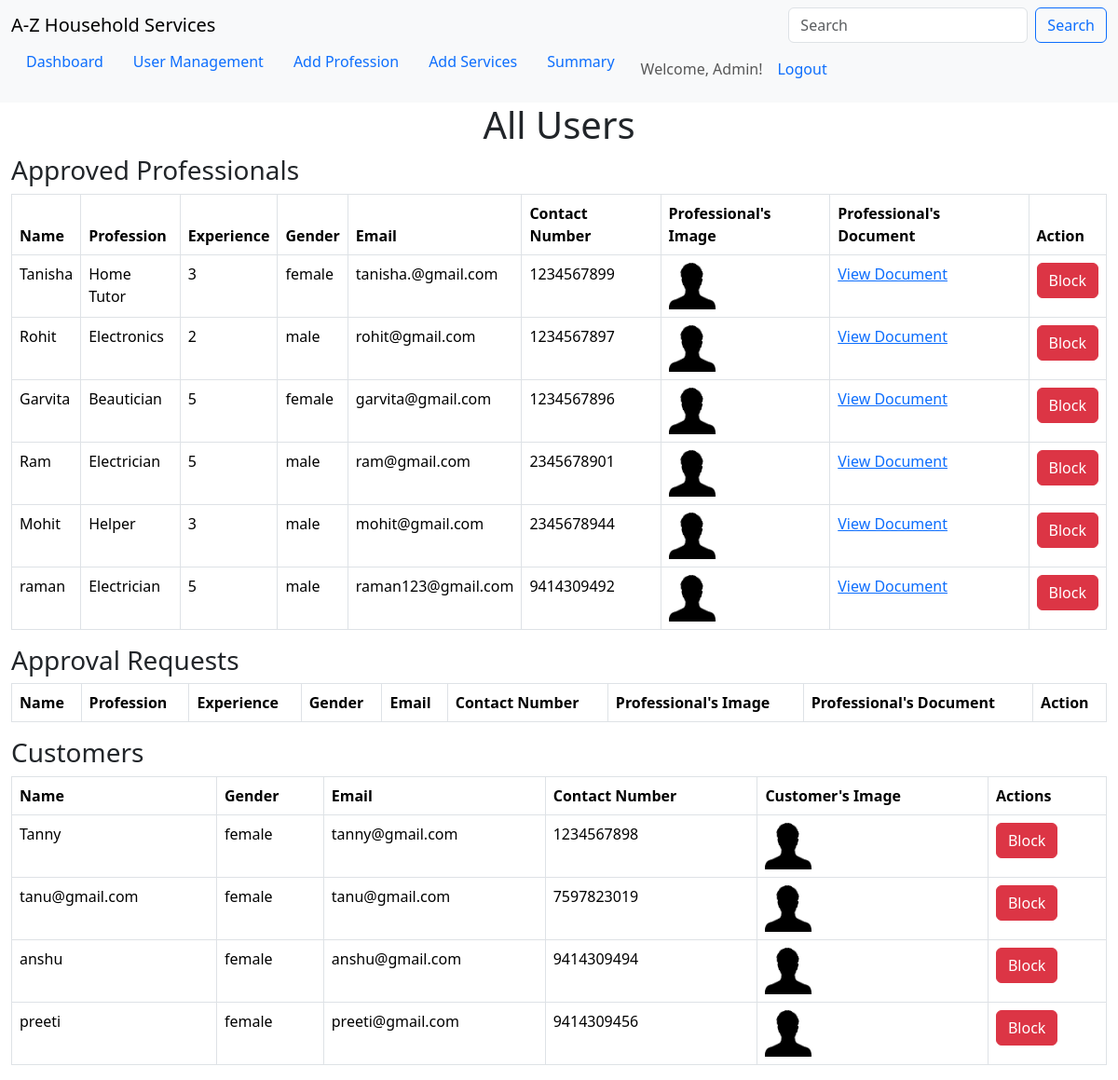
/view_users (signed in), run on the app's committed database.
### application/models.py (models this page shows, shortened)
class User(db.Model):
    id = db.Column(db.Integer, primary_key=True, autoincrement=True)
    name = db.Column(db.String(50))
    gender = db.Column(db.String(10))
    contact_no = db.Column(db.Integer, unique=True)
    address = db.Column(db.String(255))
    pincode = db.Column(db.Integer)
    email = db.Column(db.String(50), unique=True, nullable=False)
    password = db.Column(db.String(12), nullable=False)
    pfp_url = db.Column(db.String(100))
    is_blocked = db.Column(db.Boolean, default=False)
    roles = db.relationship('Role', secondary='user_role', backref=db.backref('user', lazy='select'))

### application/routes.py (the view)
@app.route('/view_users', methods=['GET'])
def view_users():
    if session.get('role', None) == 'admin':
        users = User.query.all()
        approved_professionals = []
        unapproved_professionals = []
        customer = []
        for user in users:
            if user.roles[0].role == 'customer':
                customer.append(user)
            elif user.roles[0].role == 'admin':
                continue
            else:
                professional_details = Professional.query.filter_by(user_id = user.id).first()
                if not professional_details:
                    unapproved_professionals.append(user)
                    continue
                user.document_url = professional_details.document_url
                user.experience = professional_details.experience
                user.is_approved = professional_details.is_approved
                user.profession = Profession.query.filter_by(id=professional_details.profession_id).first().name
                if user.is_approved:
                    approved_professionals.append(user)
                else:
                    unapproved_professionals.append(user)
        return render_template('users.html', approved_professionals=approved_professionals, unapproved_professionals=unapproved_professionals,customers = customer)
    else:
        flash('Unauthorized Access', 'danger')
        return redirect(url_for('index'))

### template/users.html (shortened to what this page needs)
{% extends 'nav_link.html' %}
{% block content %}
<div class = "container-fluid m=4">
    <h1 class = "text-center">All Users</h1>
    <h3>Approved Professionals</h3>
        <table class="table table-bordered">
            <thead>
                <tr>
                    <th>Name</th>
                    <th>Profession</th>
                    <th>Experience</th>
                    <th>Gender</th>
                    <th>Email</th>
                    <th>Contact Number</th>
                    <th>Professional's Image</th>
                    <th>Professional's Document</th>
                    <th>Action</th>
                </tr>
            </thead>
            <tbody>
                {% for user in approved_professionals %}
                    <tr>
                        <td>{{user.name}}</td>
                    <td>{{user.profession}}</td>
                    <td>{{user.experience}}</td>
                    <td>{{user.gender}}</td>
                    <td>{{user.email}}</td>
                    <td>{{user.contact_no}}</td>
                    <td><img src="{{url_for('static', filename=user.pfp_url)}}" alt="Image" width="50" height="50"></td>
                    <td><a href={{url_for('static',filename=user.document_url)}}>View Document</a></td>
                    <td>
                        {% if user.is_blocked %}
                            <a href={{url_for('unblock_user',id=user.id)}} class="btn btn-primary">Unblock</a>
                        {% else %}
                            <a href={{url_for('block_user',id=user.id)}} class="btn btn-danger">Block</a>
                        {% endif %}
                    </td>
                    </tr>
                {% endfor %}
            </tbody>
        </table>
    <h3> Approval Requests </h3>
    <table class="table table-bordered">
        <thead>
            <tr>
                <th>Name</th>
                <th>Profession</th>
                <th>Experience</th>
                <th>Gender</th>
                <th>Email</th>
                <th>Contact Number</th>
                <th>Professional's Image</th>
                <th>Professional's Document</th>
                <th>Action</th
            </tr>
        </thead>
    </table>
    <h3> Customers </h3>
    <table class="table table-bordered">
        <thead>
            <tr>
                <th>Name</th>
                <th>Gender</th>
                <th>Email</th>
                <th>Contact Number</th>
                <th>Customer's Image</th>
                <th>Actions</th>
            </tr>
        </thead>
        <tbody>
            {% for user in customers %}
                <tr>
                    <td>{{user.name}}</td>
                    <td>{{user.gender}}</td>
                    <td>{{user.email}}</td>
                    <td>{{user.contact_no}}</td>
                    <td><img src="{{url_for('static', filename=user.pfp_url)}}" alt="Image" width="50" height="50"></td>
                    <td>
                        {% if user.is_blocked %}
                            <a href={{url_for('unblock_user',id=user.id)}} class="btn btn-primary">Unblock</a>
                        {% else %}
                            <a href={{url_for('block_user',id=user.id)}} class="btn btn-danger">Block</a>
                        {% endif %}
                    </td>
                </tr>
            {% endfor %}
        </tbody>
    </table>
</div>
{% endblock content %}

### data on the page
User: name "Tanisha", profession "Home Tutor", experience "3", gender "female", email "tanisha.@gmail.com", contact_no "1234567899", pfp_url (picture)
User: name "Rohit", profession "Electronics", experience "2", gender "male", email "rohit@gmail.com", contact_no "1234567897", pfp_url (picture)
User: name "Garvita", profession "Beautician", experience "5", gender "female", email "garvita@gmail.com", contact_no "1234567896", pfp_url (picture)
User: name "Ram", profession "Electrician", experience "5", gender "male", email "ram@gmail.com", contact_no "2345678901", pfp_url (picture)
User: name "Mohit", profession "Helper", experience "3", gender "male", email "mohit@gmail.com", contact_no "2345678944", pfp_url (picture)
User: name "raman", profession "Electrician", experience "5", gender "male", email "raman123@gmail.com", contact_no "9414309492", pfp_url (picture)
User: name "Tanny", gender "female", email "tanny@gmail.com", contact_no "1234567898", pfp_url (picture)
User: name "tanu@gmail.com", gender "female", email "tanu@gmail.com", contact_no "7597823019", pfp_url (picture)
User: name "anshu", gender "female", email "anshu@gmail.com", contact_no "9414309494", pfp_url (picture)
User: name "preeti", gender "female", email "preeti@gmail.com", contact_no "9414309456", pfp_url (picture)

### other printed values
{{ session['name'] }} "Admin"
